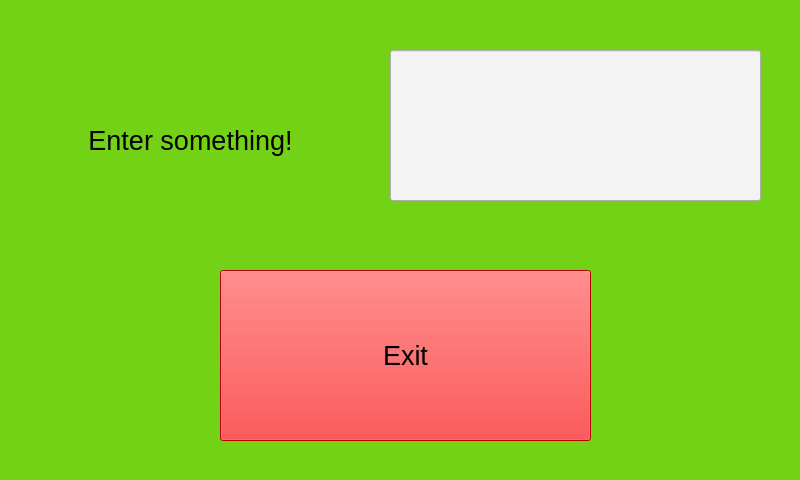
<?xml version="1.0" encoding="UTF-8"?>
<ui version="4.0">
 <class>MainWindow</class>
 <widget class="QMainWindow" name="MainWindow">
  <property name="geometry">
   <rect>
    <x>0</x>
    <y>0</y>
    <width>800</width>
    <height>480</height>
   </rect>
  </property>
  <property name="windowTitle">
   <string>MainWindow</string>
  </property>
  <property name="styleSheet">
   <string notr="true">background-color: rgb(115, 210, 22);</string>
  </property>
  <widget class="QWidget" name="centralWidget">
   <widget class="QPushButton" name="pushButton_2">
    <property name="geometry">
     <rect>
      <x>220</x>
      <y>270</y>
      <width>371</width>
      <height>171</height>
     </rect>
    </property>
    <property name="font">
     <font>
      <pointsize>20</pointsize>
     </font>
    </property>
    <property name="styleSheet">
     <string notr="true">background-color: rgb(255, 0, 0);</string>
    </property>
    <property name="text">
     <string>Exit</string>
    </property>
   </widget>
   <widget class="QLineEdit" name="lineEdit">
    <property name="geometry">
     <rect>
      <x>390</x>
      <y>50</y>
      <width>371</width>
      <height>151</height>
     </rect>
    </property>
    <property name="font">
     <font>
      <pointsize>30</pointsize>
     </font>
    </property>
    <property name="styleSheet">
     <string notr="true">background-color: rgb(243, 243, 243);</string>
    </property>
   </widget>
   <widget class="QLabel" name="label">
    <property name="geometry">
     <rect>
      <x>30</x>
      <y>60</y>
      <width>321</width>
      <height>161</height>
     </rect>
    </property>
    <property name="font">
     <font>
      <pointsize>20</pointsize>
     </font>
    </property>
    <property name="text">
     <string>Enter something!</string>
    </property>
    <property name="alignment">
     <set>Qt::AlignCenter</set>
    </property>
   </widget>
  </widget>
 </widget>
 <layoutdefault spacing="6" margin="11"/>
 <resources/>
 <connections/>
</ui>
